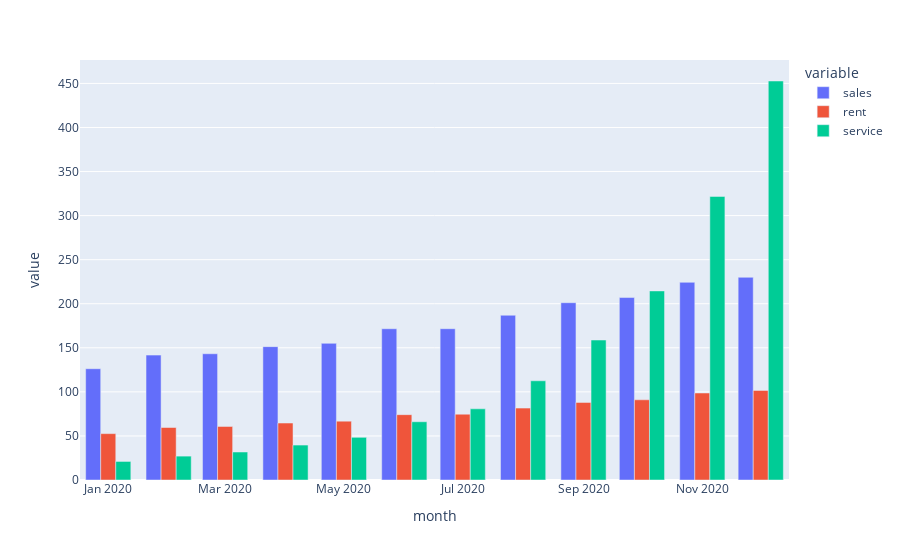

Notebook cell for this chart:
### Code cell
# barmode = 'group' - группировка столбцов исходя из переданных аргументов в Y, 
# работает при условии, что в Y передается несколько аргументов
px.bar(income_df, y = ['sales', 'rent', 'service'], barmode = 'group')

### Figure 1 — Plotly figure (JSON) as saved in the notebook; plotly's stock layout.template omitted (floating-point values rounded to 4 significant figures)
{"data": [{"alignmentgroup": "True", "hovertemplate": "variable=sales<br>month=%{x}<br>value=%{y}<extra></extra>", "legendgroup": "sales", "marker": {"color": "#636efa", "pattern": {"shape": ""}}, "name": "sales", "offsetgroup": "sales", "orientation": "v", "showlegend": true, "textposition": "auto", "type": "bar", "x": ["2020-01-01T00:00:00", "2020-02-01T00:00:00", "2020-03-01T00:00:00", "2020-04-01T00:00:00", "2020-05-01T00:00:00", "2020-06-01T00:00:00", "2020-07-01T00:00:00", "2020-08-01T00:00:00", "2020-09-01T00:00:00", "2020-10-01T00:00:00", "2020-11-01T00:00:00", "2020-12-01T00:00:00"], "xaxis": "x", "y": [126.3, 141.7, 143.3, 151.3, 155.1, 171.6, 171.7, 186.9, 201.2, 207.0, 224.3, 230.0], "yaxis": "y"}, {"alignmentgroup": "True", "hovertemplate": "variable=rent<br>month=%{x}<br>value=%{y}<extra></extra>", "legendgroup": "rent", "marker": {"color": "#EF553B", "pattern": {"shape": ""}}, "name": "rent", "offsetgroup": "rent", "orientation": "v", "showlegend": true, "textposition": "auto", "type": "bar", "x": ["2020-01-01T00:00:00", "2020-02-01T00:00:00", "2020-03-01T00:00:00", "2020-04-01T00:00:00", "2020-05-01T00:00:00", "2020-06-01T00:00:00", "2020-07-01T00:00:00", "2020-08-01T00:00:00", "2020-09-01T00:00:00", "2020-10-01T00:00:00", "2020-11-01T00:00:00", "2020-12-01T00:00:00"], "xaxis": "x", "y": [52.61, 59.57, 60.74, 64.64, 66.72, 74.15, 74.68, 81.57, 88.03, 91.0, 98.72, 101.6], "yaxis": "y"}, {"alignmentgroup": "True", "hovertemplate": "variable=service<br>month=%{x}<br>value=%{y}<extra></extra>", "legendgroup": "service", "marker": {"color": "#00cc96", "pattern": {"shape": ""}}, "name": "service", "offsetgroup": "service", "orientation": "v", "showlegend": true, "textposition": "auto", "type": "bar", "x": ["2020-01-01T00:00:00", "2020-02-01T00:00:00", "2020-03-01T00:00:00", "2020-04-01T00:00:00", "2020-05-01T00:00:00", "2020-06-01T00:00:00", "2020-07-01T00:00:00", "2020-08-01T00:00:00", "2020-09-01T00:00:00", "2020-10-01T00:00:00", "2020-11-01T00:00:00", "2020-12-01T00:00:00"], "xaxis": "x", "y": [21.04, 27.09, 31.78, 39.65, 48.44, 66.1, 80.77, 112.6, 158.8, 214.5, 321.7, 452.8], "yaxis": "y"}], "layout": {"barmode": "group", "legend": {"title": {"text": "variable"}, "tracegroupgap": 0}, "margin": {"t": 60}, "xaxis": {"anchor": "y", "domain": [0, 1], "title": {"text": "month"}}, "yaxis": {"anchor": "x", "domain": [0, 1], "title": {"text": "value"}}}}
